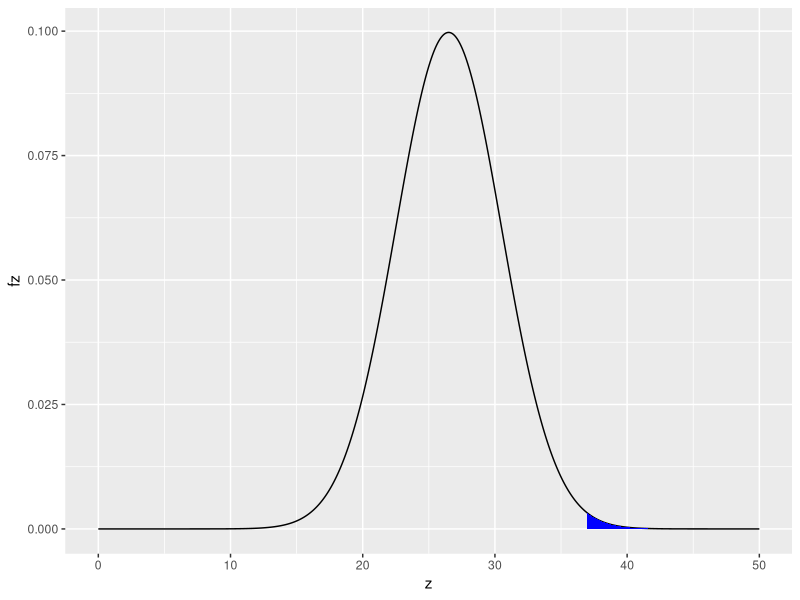
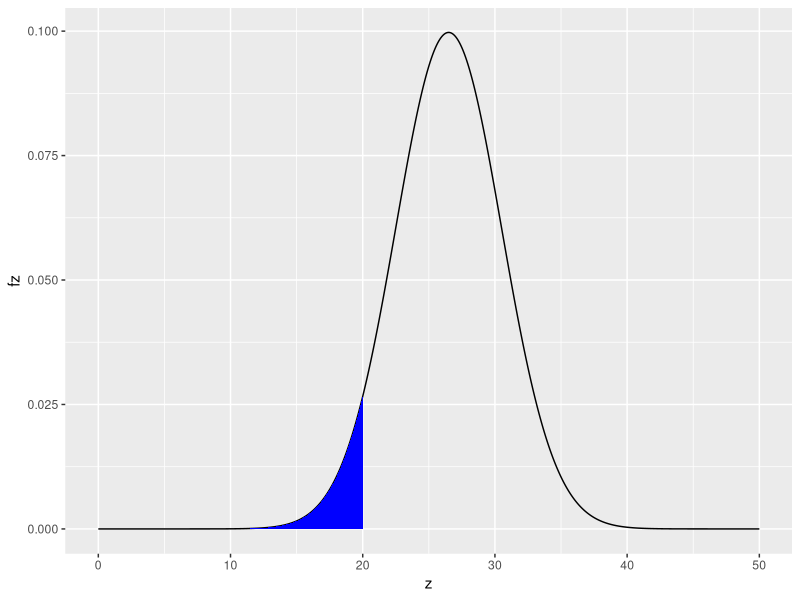
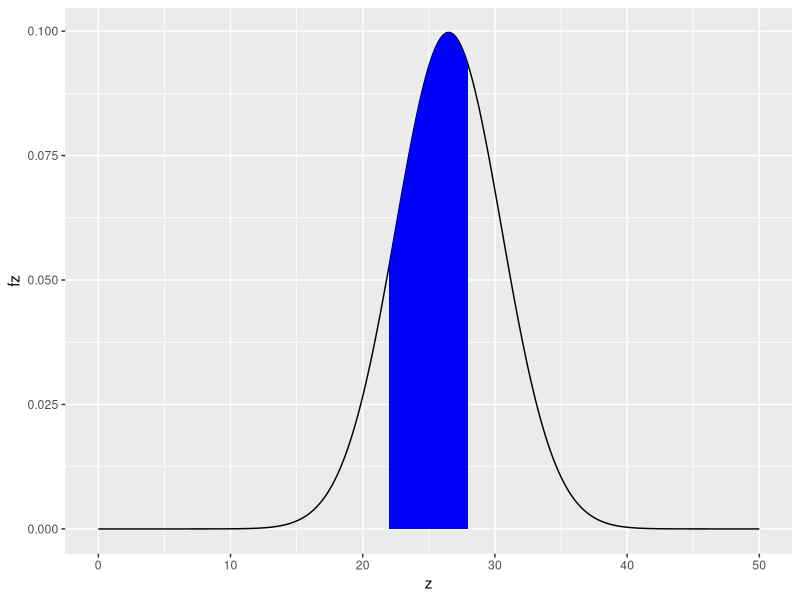

Source code (R) for these figures, in order:
## ---- chunk 1
knitr::opts_chunk$set(echo = TRUE)
## ---- chunk 2
# Sample information:
aveTime <- 26.5
sdTime <- 4

# We want to calulate the Z-score associated to 37 min. The Z-score is found by assuming that the null hypothesis is true, subtracting the assumed mean, and dividing by the theoretical standard deviation.
N <- 37
Z <- (N - aveTime)/sdTime
print(Z)

#  If the Z-score that is found is positive then we need to take one minus the associated probability. Also, for a two sided test we need to multiply the result by two. Not the case here. 
pValue <- (1 - pnorm(Z))
pValue


# The probability of the time average being more than 37 minutes is 0,43%
## ---- chunk 3
library(ggplot2)

z <- seq(0,50,0.01)
fz <- dnorm(z, mean = aveTime, sd = sdTime)
q <- N
x <- seq( q, 50, 0.01)
y <- c(dnorm(x, mean = aveTime, sd = sdTime), 0, 0)
x <- c(x, q ,q)
ggplot() + geom_line(aes(z, fz)) +
           geom_polygon(data = data.frame(x=x, y=y), aes(x, y), fill='blue')
## ---- chunk 4
# Now we want to calulate the Z-score associated to 20 min. The Z-score is found by assuming that the null hypothesis is true, subtracting the assumed mean, and dividing by the theoretical standard deviation.
N <- 20
Z <- (N - aveTime)/sdTime
print(Z)
#  As the Z-score that is found negative then we need to take one minus the associated probability.

pValue <- (pnorm(Z))
pValue

# The probability of the time average being less than 20 minutes is 5.21%
## ---- chunk 5
library(ggplot2)

z <- seq(0,50,0.01)
fz <- dnorm(z, mean = aveTime, sd = sdTime)
q <- N
x <- seq(0, q, 0.01)
y <- c(dnorm(x, mean = aveTime, sd = sdTime), 0, 0)
x <- c(x, q,0)
ggplot() + geom_line(aes(z, fz)) +
           geom_polygon(data = data.frame(x=x, y=y), aes(x, y), fill='blue')
## ---- chunk 6
# Now we want to calulate the Z-score associated to 22 and 28 min. The Z-score is found by assuming that the null hypothesis is true, subtracting the assumed mean, and dividing by the theoretical standard deviation.
N1 <- 22
N2 <-28

Z1 <- (N1 - aveTime)/sdTime
Z2 <- (N2 - aveTime)/sdTime

print(Z1)
print(Z2)
#  As the Z-score that is found negative then we need to take one minus the associated probability.

pValue1 <- (pnorm(Z1))

pValue2 <- pnorm(Z2)
pValue2

pValue <-  pValue2 - pValue1
pValue

## ---- chunk 7
library(ggplot2)

z <- seq(0,50,0.01)
fz <- dnorm(z, mean = aveTime, sd = sdTime)
x <- seq(N1, N2, 0.01)
y <- c(dnorm(x, mean = aveTime, sd = sdTime), 0, 0)
x <- c(x, N2,N1)

ggplot() + geom_line(aes(z, fz)) +
           geom_polygon(data = data.frame(x=x, y=y), aes(x, y), fill='blue')
